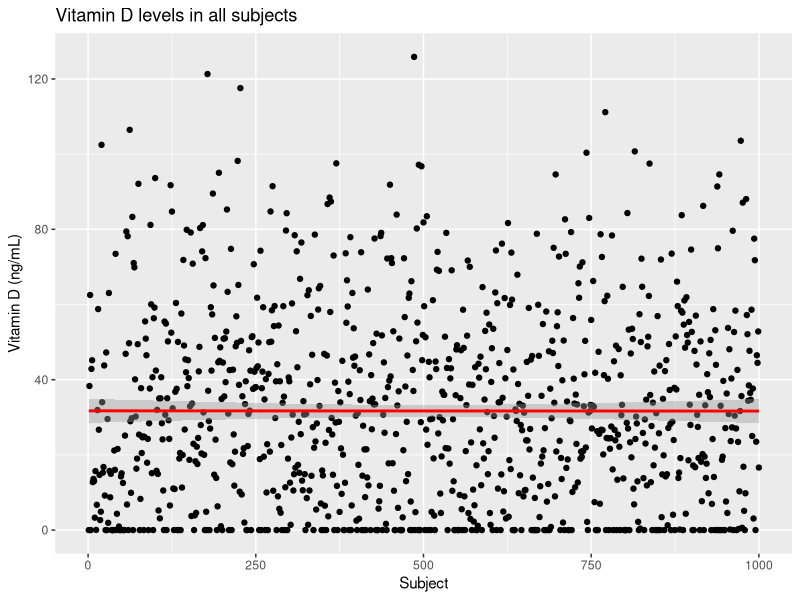
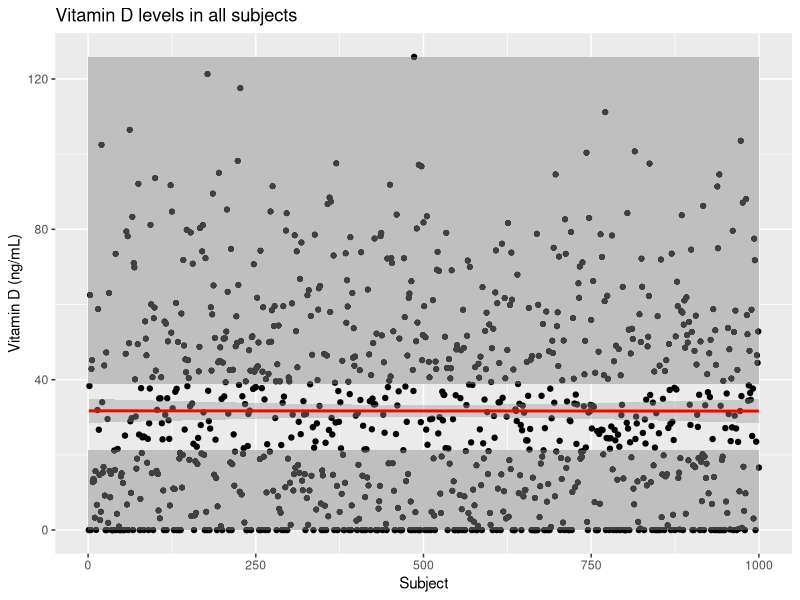

These figures' R source, in order:
## ---- chunk 1
#| echo: false
#| warning: false
library(tidyverse)
set.seed(1234)
N <- 1000
MEAN_VITAMIN_D <- 30


## ---- chunk 2
#| fig-cap: "Red line indicates the average slope of the points"
study <- tibble(subject=1:N,
                vitamind=rnorm(n=N,
                               mean=MEAN_VITAMIN_D,
                               sd=MEAN_VITAMIN_D
                )
                ) %>% 
  transmute(subject, vitamind=if_else(vitamind<0, 0,vitamind))

study_plot <- study %>% ggplot(aes(x=subject,y=vitamind)) + 
  geom_point() +
  geom_smooth(method= lm, formula= y ~ x, color="red") + 
  labs(x="Subject", y = "Vitamin D (ng/mL)", title = "Vitamin D levels in all subjects")

study_plot
## ---- chunk 3
#| fig-cap: Shaded area represents points more than a standard deviation outlier.

maxd <- max(study$vitamind)
study_plot + 
  geom_rect(xmin=0,ymin=0,xmax=N, ymax=MEAN_VITAMIN_D - sd(1:MEAN_VITAMIN_D),
            fill = "lightblue",
            alpha = 0.007) +
    geom_rect(xmin=0,ymin=MEAN_VITAMIN_D + sd(1:MEAN_VITAMIN_D),xmax=N, ymax=maxd,
            fill = "lightblue",
            alpha = 0.007) 
  


